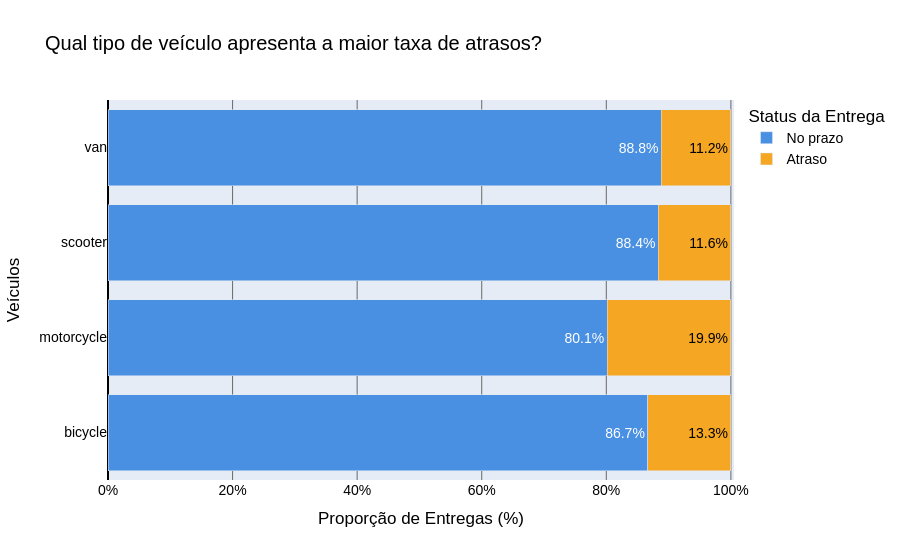

Notebook cell for this chart:
### Code cell
'''
Exercício 4 — Veículos e eficiência de entrega

Tarefa
Avalie a eficiência dos diferentes tipos de veículos utilizados nas entregas.
Faça um gráfico de barras empilhadas horizontais usando as colunas Vehicle, Order_ID 
e Delivery_Status.

Orientação
- Mostre a proporção de entregas ontime e delay para cada tipo de veículo.
- Use barras normalizadas em 100%.

Pergunta de negócio
Qual tipo de veículo apresenta a maior taxa de atrasos?
'''

df_veiculo = df.groupby(['Vehicle', 'Delivery_Status'])['Order_ID'].nunique().reset_index(name='Quantidade')

# Criamos a base para a normalização (100%)
df_veiculo['Total_Veiculo'] = df_veiculo.groupby('Vehicle')['Quantidade'].transform('sum')
df_veiculo['Percentual'] = (df_veiculo['Quantidade'] / df_veiculo['Total_Veiculo']) * 100

# 2. Criar o gráfico de barras empilhadas 100%
fig = px.bar(
    df_veiculo, 
    x='Percentual', 
    y='Vehicle', 
    color='Delivery_Status',
    orientation='h',
    title='Qual tipo de veículo apresenta a maior taxa de atrasos?',
    text=df_veiculo['Percentual'].apply(lambda x: f'{x:.1f}%'),
    color_discrete_map={
        'ontime': '#4A90E2',
        'delay': '#F5A623'
    },
    category_orders={
        "Delivery_Status": ["ontime", "delay"]
    }
)

# 3. Aplicar a padronização de fonte e cores de texto
fig.for_each_trace(lambda t: t.update(
    textfont=dict(color="white") if t.name == "ontime" else dict(color="black")
))

# 4. Ajustes de Layout e Eixos
fig.update_layout(
    font=dict(family="Arial", size=14, color="black"),
    barmode='stack',
    bargap=0.2,
    xaxis=dict(
        title="Proporção de Entregas (%)",
        ticksuffix="%",
        range=[0, 100.5],
        dtick=20,
        showgrid=True,
        gridcolor='dimgray',
        zeroline=True,
        zerolinecolor='black',
        zerolinewidth=2
    ),
    yaxis=dict(
        title='Veículos'
    ),
    legend_title_text='Status da Entrega',
    uniformtext_minsize=12,
    uniformtext_mode='hide'
)

fig.update_traces(
    textposition='inside',
    cliponaxis=False
)


fig.update_traces(
    name='No prazo',
    selector=dict(
        name='ontime'
    )
)

fig.update_traces(
    name='Atraso',
    selector=dict(
        name='delay'
    )
)

fig.show()

### Figure 1 — Plotly figure (JSON) as saved in the notebook; plotly's stock layout.template omitted (floating-point values rounded to 4 significant figures)
{"data": [{"cliponaxis": false, "hovertemplate": "Delivery_Status=ontime<br>Percentual=%{x}<br>Vehicle=%{y}<br>text=%{text}<extra></extra>", "legendgroup": "ontime", "marker": {"color": "#4A90E2", "pattern": {"shape": ""}}, "name": "No prazo", "orientation": "h", "showlegend": true, "text": ["86.7%", "80.1%", "88.4%", "88.8%"], "textfont": {"color": "white"}, "textposition": "inside", "type": "bar", "x": [86.67, 80.15, 88.36, 88.84], "xaxis": "x", "y": ["bicycle", "motorcycle", "scooter", "van"], "yaxis": "y"}, {"cliponaxis": false, "hovertemplate": "Delivery_Status=delay<br>Percentual=%{x}<br>Vehicle=%{y}<br>text=%{text}<extra></extra>", "legendgroup": "delay", "marker": {"color": "#F5A623", "pattern": {"shape": ""}}, "name": "Atraso", "orientation": "h", "showlegend": true, "text": ["13.3%", "19.9%", "11.6%", "11.2%"], "textfont": {"color": "black"}, "textposition": "inside", "type": "bar", "x": [13.33, 19.85, 11.64, 11.16], "xaxis": "x", "y": ["bicycle", "motorcycle", "scooter", "van"], "yaxis": "y"}], "layout": {"bargap": 0.2, "barmode": "stack", "font": {"color": "black", "family": "Arial", "size": 14}, "legend": {"title": {"text": "Status da Entrega"}, "tracegroupgap": 0}, "title": {"text": "Qual tipo de veículo apresenta a maior taxa de atrasos?"}, "uniformtext": {"minsize": 12, "mode": "hide"}, "xaxis": {"anchor": "y", "domain": [0, 1], "dtick": 20, "gridcolor": "dimgray", "range": [0, 100.5], "showgrid": true, "ticksuffix": "%", "title": {"text": "Proporção de Entregas (%)"}, "zeroline": true, "zerolinecolor": "black", "zerolinewidth": 2}, "yaxis": {"anchor": "x", "domain": [0, 1], "title": {"text": "Veículos"}}}}
